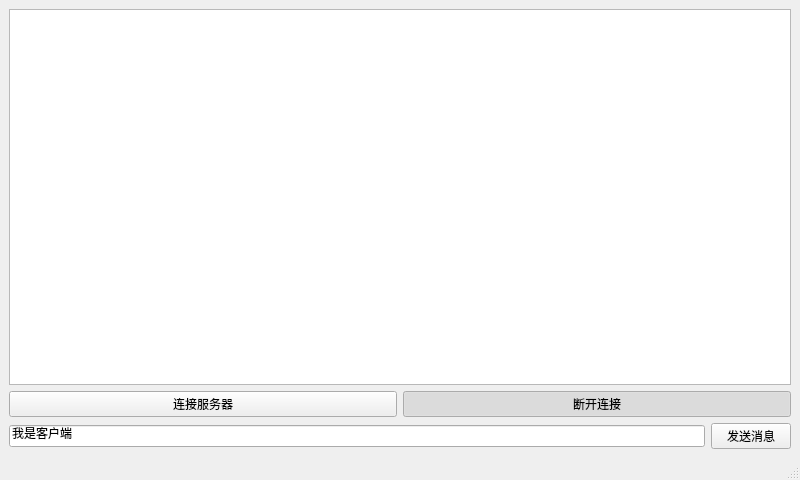
<?xml version="1.0" encoding="UTF-8"?>
<ui version="4.0">
 <class>MainWindow</class>
 <widget class="QMainWindow" name="MainWindow">
  <property name="geometry">
   <rect>
    <x>0</x>
    <y>0</y>
    <width>800</width>
    <height>480</height>
   </rect>
  </property>
  <property name="windowTitle">
   <string>MainWindow</string>
  </property>
  <widget class="QWidget" name="centralwidget">
   <layout class="QVBoxLayout" name="verticalLayout">
    <item>
     <widget class="QTextBrowser" name="textBrowser"/>
    </item>
    <item>
     <layout class="QHBoxLayout" name="horizontalLayout_2">
      <item>
       <widget class="QPushButton" name="pushButton_2">
        <property name="text">
         <string>连接服务器</string>
        </property>
        <property name="checkable">
         <bool>true</bool>
        </property>
        <attribute name="buttonGroup">
         <string notr="true">buttonGroup</string>
        </attribute>
       </widget>
      </item>
      <item>
       <widget class="QPushButton" name="pushButton_3">
        <property name="text">
         <string>断开连接</string>
        </property>
        <property name="checkable">
         <bool>true</bool>
        </property>
        <property name="checked">
         <bool>true</bool>
        </property>
        <attribute name="buttonGroup">
         <string notr="true">buttonGroup</string>
        </attribute>
       </widget>
      </item>
     </layout>
    </item>
    <item>
     <layout class="QHBoxLayout" name="horizontalLayout">
      <item>
       <widget class="QLineEdit" name="lineEdit">
        <property name="text">
         <string>我是客户端</string>
        </property>
       </widget>
      </item>
      <item>
       <widget class="QPushButton" name="pushButton">
        <property name="text">
         <string>发送消息</string>
        </property>
       </widget>
      </item>
     </layout>
    </item>
   </layout>
  </widget>
  <widget class="QMenuBar" name="menubar">
   <property name="geometry">
    <rect>
     <x>0</x>
     <y>0</y>
     <width>800</width>
     <height>21</height>
    </rect>
   </property>
  </widget>
  <widget class="QStatusBar" name="statusbar"/>
 </widget>
 <resources/>
 <connections/>
 <buttongroups>
  <buttongroup name="buttonGroup"/>
 </buttongroups>
</ui>
